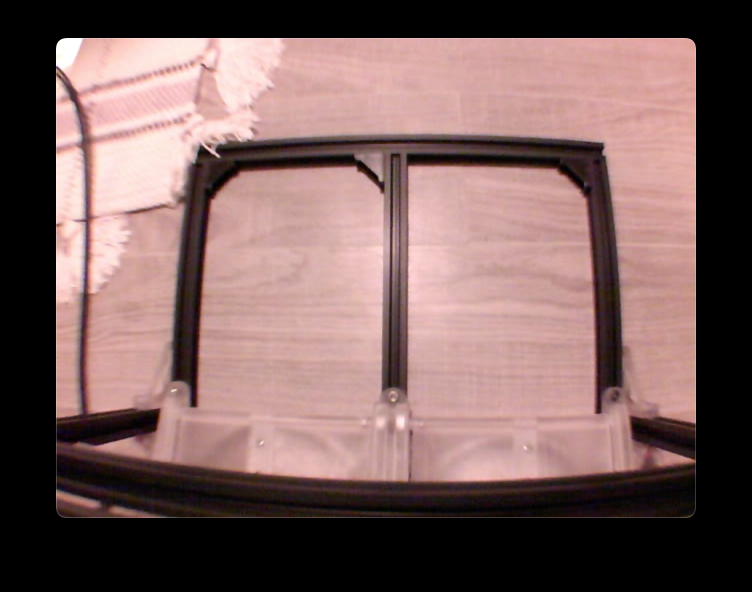
#> input picture software/images/empty-gray_background.png, 1504 x 1184 px, found by its file name (shown at 1/2 size)
$ python blue_filter.py
#> lines starting #> are read from the running program, lines starting #| are printed output that depends on the picture; after the words box and inside, x2 and y2 are one past the last pixel; in counts of white or black regions, pixels touching at a corner belong together
### software/lib/ImgTools.py

import numpy as np
import cv2

# Function to perform white balancing on image
# Source: https://stackoverflow.com/questions/46390779/automatic-white-balancing-with-grayworld-assumption
def white_balance(img):
    result = cv2.cvtColor(img, cv2.COLOR_BGR2LAB)
#> result: shape (237, 301, 3); mean of channels 0, 1, 2 106.7, 137.9, 133
    avg_a = np.average(result[:, :, 1])
#> avg_a = 137.9
    avg_b = np.average(result[:, :, 2])
#> avg_b = 133
    result[:, :, 1] = result[:, :, 1] - ((avg_a - 128) * (result[:, :, 0] / 255.0) * 1.1)
#> result: shape (237, 301, 3); mean of channels 0, 1, 2 106.7, 133, 133
    result[:, :, 2] = result[:, :, 2] - ((avg_b - 128) * (result[:, :, 0] / 255.0) * 1.1)
#> result: shape (237, 301, 3); mean of channels 0, 1, 2 106.7, 133, 130.4
    result = cv2.cvtColor(result, cv2.COLOR_LAB2BGR)
    return result

### software/blue_filter.py
"""
Demo to filter color with OpenCV

Color calibration instructions:
1. Open `camera_calibration.py`
2. Change the filename at the very bottom to open an image of the target
3. Mouse around to find the lower and uppwer bound of H, S, and V values
4. Enter those as the `lower_bound_hsv` and `upper_bound_hsv` values in this file
5. Run this script to preview the selection

Source: https://www.geeksforgeeks.org/filter-color-with-opencv/
"""

import cv2
import numpy as np

import lib.ImgTools as ImgTools
# scale = 0.1
scale = 0.2

# Color calibration

# Noodle
# Noodle is dark, so we'll take any hue and any saturation, as long as the value is close to 0.
# H: [0, 50]
# S: [0, 255]
# V: [0, 40]
# lower_bound_hsv = [0, 0, 0]         # White background
# upper_bound_hsv = [255, 255, 40]    # White background

# This one seems a bit too generous - gets cami's shadow
# lower_bound_hsv = [0, 60, 0]         # Gray background
# upper_bound_hsv = [255, 255, 140]    # gray background

# Target black spots on Noodle:
lower_bound_hsv = [0, 0, 0]        # Gray background
upper_bound_hsv = [255, 255, 50]    # gray background

# Cami
# Cami is orange-ish in color, so hue is the main factor. She's also fairly saturated and bright in value (especially vs Noodle).
# H: [10, 20]
# S: [150, 255]
# V: [80, 180]
# lower_bound_hsv = [10, 130, 80]     # White background
# upper_bound_hsv = [20, 255, 220]    # White background
# lower_bound_hsv = [0, 60, 120]      # Gray background
# upper_bound_hsv = [20, 130, 250]    # gray background


def filter_and_show(name, col, frame):
    # Scale down image
    frame = cv2.resize(frame, (0, 0), fx=scale, fy=scale)

    # Perform white balance
    frame = ImgTools.white_balance(frame)

    # It converts the BGR color space of image to HSV color space
    hsv = cv2.cvtColor(frame, cv2.COLOR_BGR2HSV)
#> hsv: shape (237, 301, 3); mean H, S, V 40.4, 32.7, 113.8

    # Threshold of blue in HSV space
    lower_blue = np.array(lower_bound_hsv)
    upper_blue = np.array(upper_bound_hsv)

    # preparing the mask to overlay
    mask = cv2.inRange(hsv, lower_blue, upper_blue)
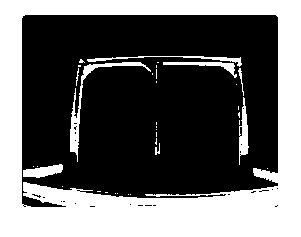
#> mask: shape (237, 301); 39.5% white; 35 white regions (26 under 20 px), largest, box (x1, y1, x2, y2) and area: (0, 0, 301, 237) 25864, (70, 62, 151, 162) 753, (239, 97, 249, 165) 358

    # The black region in the mask has the value of 0,
    # so when multiplied with original image removes all non-blue regions
    result = cv2.bitwise_and(frame, frame, mask = mask)

    frame_win = name + '-frame'
    mask_win = name + '-mask'
    result_win = name + '-result'

    height_px = frame.shape[0]
#> height_px = 237
    width_px = frame.shape[1]
#> width_px = 301

    cv2.imshow(frame_win, frame)
    cv2.imshow(mask_win, mask)
    cv2.imshow(result_win, result)
    cv2.moveWindow(frame_win,  col * width_px, 0 * (height_px + 25))
    cv2.moveWindow(mask_win,   col * width_px, 1 * (height_px + 25))
    cv2.moveWindow(result_win, col * width_px, 2 * (height_px + 25))


# Show all 3 images side by side
# filter_and_show("cami", 0, cv2.imread('software/images/cami-gray_background.png'))
# filter_and_show("noodle", 1, cv2.imread('software/images/noodle-gray_background.png'))
filter_and_show("empty", 2, cv2.imread('software/images/empty-gray_background.png'))
filter_and_show("cami", 0, cv2.imread('software/images/cami-light_day.png'))
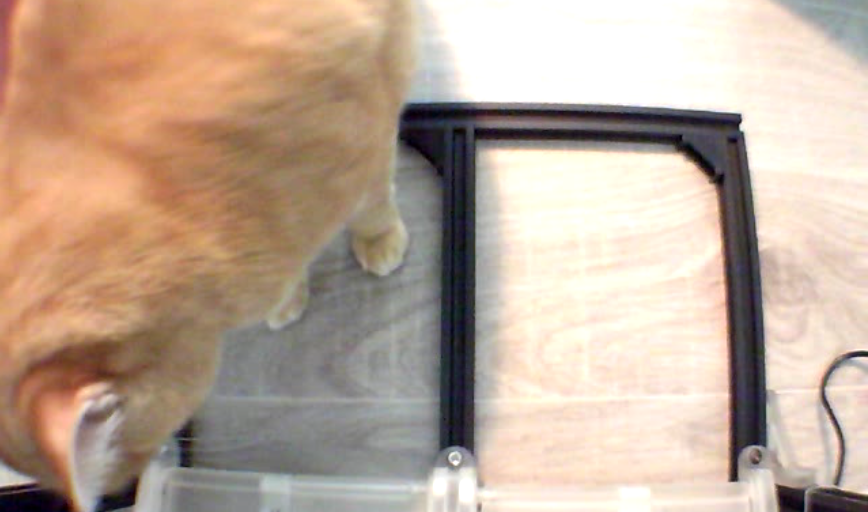
#> input picture software/images/cami-light_day.png, 868 x 512 px, found by its file name
#> call 2 of filter_and_show, with name = 'cami', col = 0
#> in filter_and_show (call 2), `frame = cv2.resize(frame, (0, 0), fx=scale, fy=scale)`:
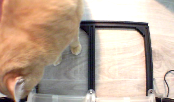
#> frame: shape (102, 174, 3); mean B, G, R 152.7, 169.7, 190.9
#> in white_balance (call 2), `result = cv2.cvtColor(img, cv2.COLOR_BGR2LAB)`: result: shape (102, 174, 3); mean of channels 0, 1, 2 179.2, 133.6, 139.8
#> in white_balance (call 2), `result[:, :, 1] = result[:, :, 1] - ((avg_a - 128) * (result[:, :, 0] ..`: result: shape (102, 174, 3); mean of channels 0, 1, 2 179.2, 128.8, 139.8
#> in white_balance (call 2), `result[:, :, 2] = result[:, :, 2] - ((avg_b - 128) * (result[:, :, 0] ..`: result: shape (102, 174, 3); mean of channels 0, 1, 2 179.2, 128.8, 130.2
#> in filter_and_show (call 2), `hsv = cv2.cvtColor(frame, cv2.COLOR_BGR2HSV)`: hsv: shape (102, 174, 3); mean H, S, V 68.2, 51.2, 188.2
#> in filter_and_show (call 2), `mask = cv2.inRange(hsv, lower_blue, upper_blue)`: mask: shape (102, 174); 3.2% white in thin lines or dots, all inside (x1, y1, x2, y2) = (0, 22, 173, 102)
filter_and_show("noodle", 1, cv2.imread('software/images/noodle-light_day.png'))
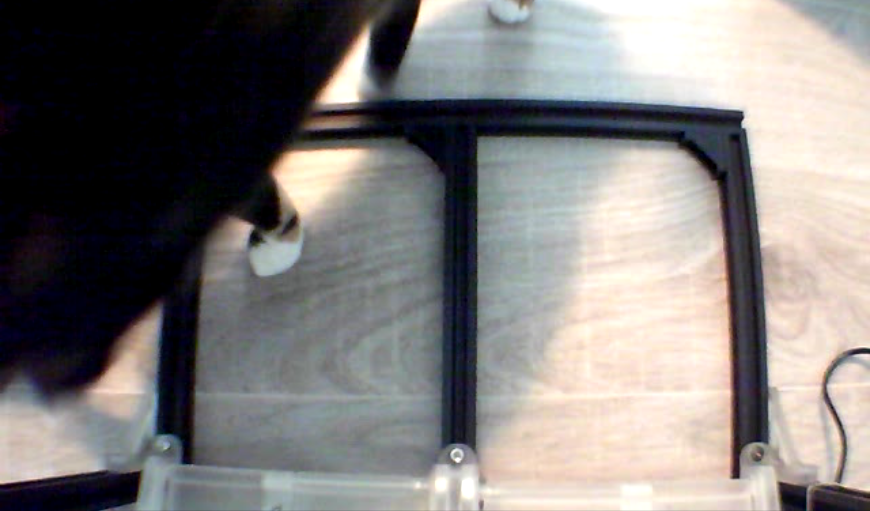
#> input picture software/images/noodle-light_day.png, 870 x 511 px, found by its file name
#> call 3 of filter_and_show, with name = 'noodle', col = 1
#> in filter_and_show (call 3), `frame = cv2.resize(frame, (0, 0), fx=scale, fy=scale)`:
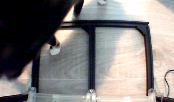
#> frame: shape (102, 174, 3); mean B, G, R 124.1, 125.6, 129.1
#> in white_balance (call 3), `result = cv2.cvtColor(img, cv2.COLOR_BGR2LAB)`: result: shape (102, 174, 3); mean of channels 0, 1, 2 130, 129.1, 129.1
#> in white_balance (call 3), `result[:, :, 1] = result[:, :, 1] - ((avg_a - 128) * (result[:, :, 0] ..`: result: shape (102, 174, 3); mean of channels 0, 1, 2 130, 128, 129.1
#> in white_balance (call 3), `result[:, :, 2] = result[:, :, 2] - ((avg_b - 128) * (result[:, :, 0] ..`: result: shape (102, 174, 3); mean of channels 0, 1, 2 130, 128, 127.9
#> in filter_and_show (call 3), `hsv = cv2.cvtColor(frame, cv2.COLOR_BGR2HSV)`: hsv: shape (102, 174, 3); mean H, S, V 68.1, 65.3, 134.4
#> in filter_and_show (call 3), `mask = cv2.inRange(hsv, lower_blue, upper_blue)`:
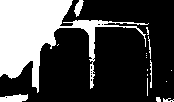
#> mask: shape (102, 174); 29.1% white; 17 white regions (10 under 20 px), largest, box (x1, y1, x2, y2) and area: (0, 0, 149, 93) 4733, (0, 94, 28, 102) 171, (74, 0, 84, 17) 91
#> in filter_and_show (call 3), `result = cv2.bitwise_and(frame, frame, mask = mask)`:
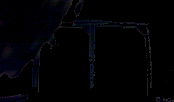
#> result: shape (102, 174, 3); mean B, G, R 3.9, 1.9, 1.7

cv2.waitKey(0)
cv2.destroyAllWindows()
# cap.release()
